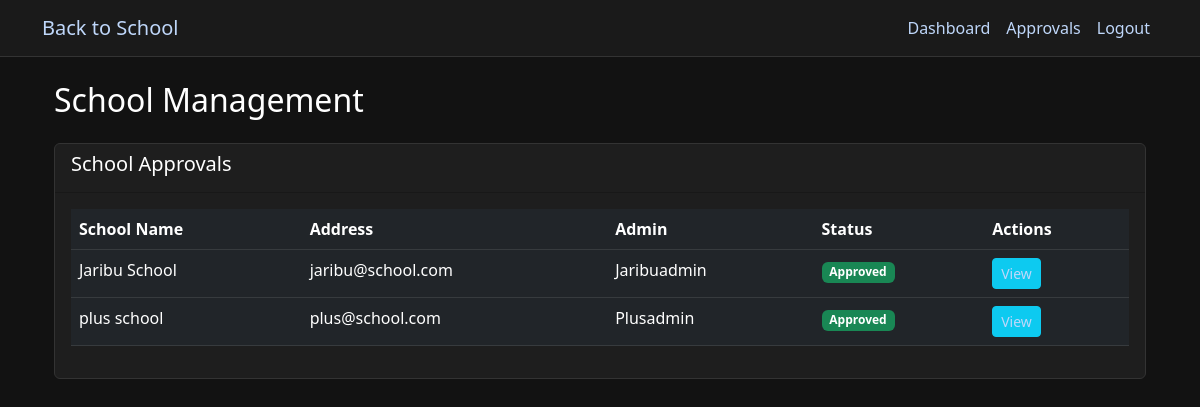
Before: /admin/schools (signed in) with the older database file.
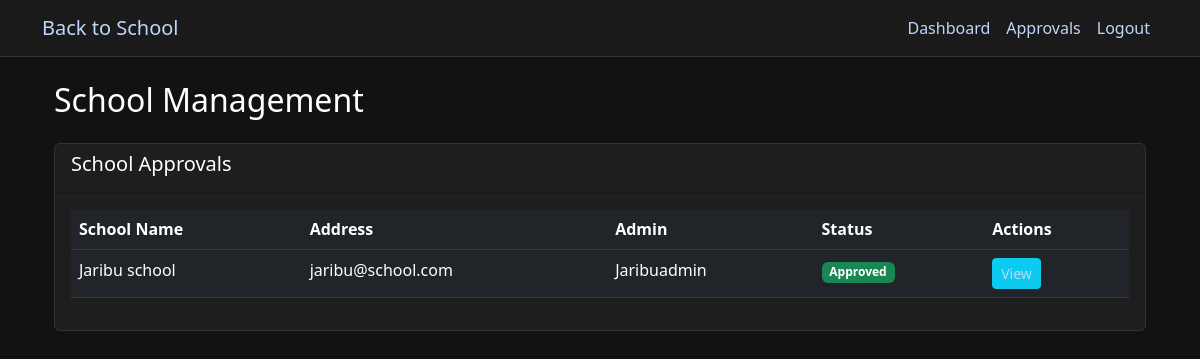
After: the same page with the newer database file.
### run.py (models this page shows, shortened)
class School(db.Model):
    id = db.Column(db.Integer, primary_key=True)
    name = db.Column(db.String(100), nullable=False)
    address = db.Column(db.String(200))
    is_approved = db.Column(db.Boolean, default=False)
    requirements = db.relationship('SchoolRequirement', backref='school', lazy=True)

class User(db.Model):
    id = db.Column(db.Integer, primary_key=True)
    username = db.Column(db.String(80), unique=True, nullable=False)
    email = db.Column(db.String(120), unique=True, nullable=False)
    password_hash = db.Column(db.String(128))
    role = db.Column(db.String(20))  # app_admin, parent, student, school_admin, retailer, donor
    is_approved = db.Column(db.Boolean, default=False)
    created_at = db.Column(db.DateTime, default=datetime.utcnow)
    school_id = db.Column(db.Integer, db.ForeignKey('school.id'))
    school = db.relationship('School', backref='users', uselist=False)

### run.py (the view)
@app.route('/admin/schools')
@role_required(['app_admin'])
def admin_schools():
    schools = School.query.order_by(School.is_approved).all()
    return render_template('admin/schools.html', schools=schools)

### run.py (called while the page is built)
def role_required(roles):
    def decorator(f):
        @wraps(f)
        def decorated_function(*args, **kwargs):
            if 'user_id' not in session:
                flash('Please log in to access this page', 'error')
                return redirect(url_for('login'))
            if session['role'] not in roles:
                flash('You do not have permission to access this page', 'error')
                return redirect(url_for('dashboard'))
            return f(*args, **kwargs)
        return decorated_function
    return decorator

### templates/admin/schools.html (shortened to what this page needs)
{% extends "base.html" %}
{% block content %}
<div class="container">
    <h2 class="mb-4">School Management</h2>
    <div class="card">
        <div class="card-header">
            <h5>School Approvals</h5>
        </div>
        <div class="card-body">
            <div class="table-responsive">
                <table class="table table-dark">
                    <thead>
                        <tr>
                            <th>School Name</th>
                            <th>Address</th>
                            <th>Admin</th>
                            <th>Status</th>
                            <th>Actions</th>
                        </tr>
                    </thead>
                    <tbody>
                        {% for school in schools %}
                        <tr>
                            <td>{{ school.name }}</td>
                            <td>{{ school.address }}</td>
                            <td>
                                {% if school.users %}
                                    {{ school.users[0].username }}
                                {% else %}
                                    No admin
                                {% endif %}
                            </td>
                            <td>
                                <span class="badge bg-{{ 'success' if school.is_approved else 'warning' }}">
                                    {{ 'Approved' if school.is_approved else 'Pending' }}
                                </span>
                            </td>
                            <td>
                                <a href="#" class="btn btn-sm btn-info">View</a>
                            </td>
                        </tr>
                        {% endfor %}
                    </tbody>
                </table>
            </div>
        </div>
    </div>
</div>
{% endblock %}

### templates/base.html (shortened to what this page needs)
<!DOCTYPE html>
<html lang="en">
<head>
    <link href="https://cdn.jsdelivr.net/npm/bootstrap@5.3.0/dist/css/bootstrap.min.css" rel="stylesheet">
</head>
<body>
<nav class="navbar navbar-expand-lg navbar-dark">
    <div class="container">
        <a class="navbar-brand" href="{{ url_for('home') }}">Back to School</a>
        <div class="collapse navbar-collapse" id="navbarNav">
            <ul class="navbar-nav ms-auto">
                {% if 'user_id' in session %}
                    <li class="nav-item">
                        <a class="nav-link" href="{{ url_for('dashboard') }}">Dashboard</a>
                    </li>
                    {% if session['role'] == 'app_admin' %}
                        <li class="nav-item">
                            <a class="nav-link" href="{{ url_for('approvals') }}">Approvals</a>
                        </li>
                    {% endif %}
                    <li class="nav-item">
                        <a class="nav-link" href="{{ url_for('logout') }}">Logout</a>
                    </li>
                {% endif %}
            </ul>
        </div>
    </div>
</nav>
    <div class="container mt-4">
        {% block content %}{% endblock %}
    </div>
</body>
</html>

### templates/base.html (style rules this page uses)
body { background-color: #121212; color: #ffffff; }
h1, h2, h3, h4, h5, h6, span, p { color: #ffffff !important; }
a { color:rgb(191, 215, 250) !important; }
.navbar { background-color: #1a1a1a !important; border-bottom: 1px solid #333; }
.card { background-color: #1e1e1e; border: 1px solid #333; }
.table { color: #ffffff; }
.table-dark { background-color: #1e1e1e; }

Changed rows visible on the page:
removed School: name "plus school", address "plus@school.com", username "Plusadmin", is_approved "Approved"
changed School "jaribu@school.com": name "Jaribu School" → "Jaribu school"
